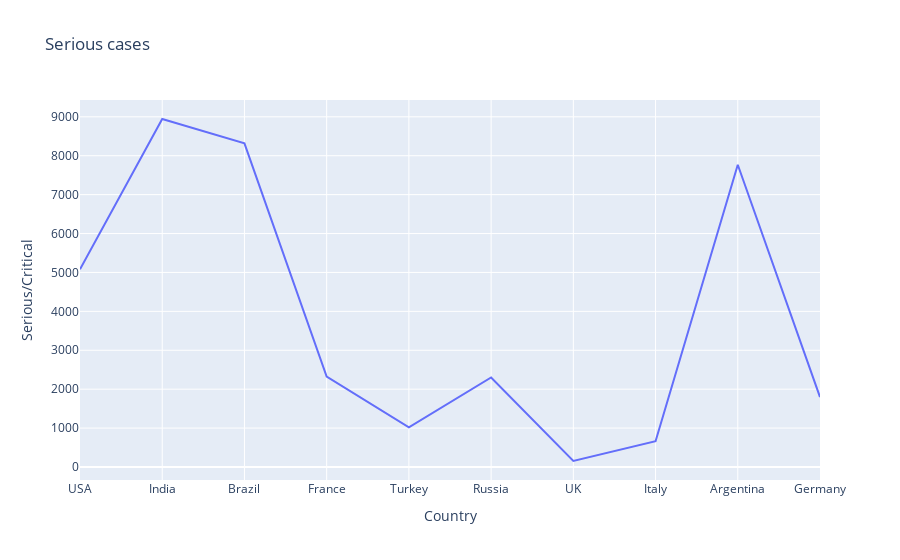

The notebook cell this image was saved under:
### Code cell
#serious cases
import plotly.express as px
import pandas as pd
df = pd.read_csv('covid_data.csv')
fig = px.line(df,x="Country", y="Serious/Critical",title="Serious cases")
fig.show()

### Figure 1 — Plotly figure (JSON) as saved in the notebook; plotly's stock layout.template omitted (floating-point values rounded to 4 significant figures)
{"data": [{"hoverlabel": {"namelength": 0}, "hovertemplate": "Country=%{x}<br>Serious/Critical=%{y}", "legendgroup": "", "line": {"color": "#636efa", "dash": "solid"}, "mode": "lines", "name": "", "showlegend": false, "type": "scatter", "x": ["USA", "India", "Brazil", "France", "Turkey", "Russia", "UK", "Italy", "Argentina", "Germany"], "xaxis": "x", "y": ["5,083", "8,944", "8,318", "2,326", "1,018", "2,300", "154", "661", "7,769", "1,796"], "yaxis": "y"}], "layout": {"legend": {"tracegroupgap": 0}, "title": {"text": "Serious cases"}, "xaxis": {"anchor": "y", "domain": [0, 1], "title": {"text": "Country"}}, "yaxis": {"anchor": "x", "domain": [0, 1], "title": {"text": "Serious/Critical"}}}}
